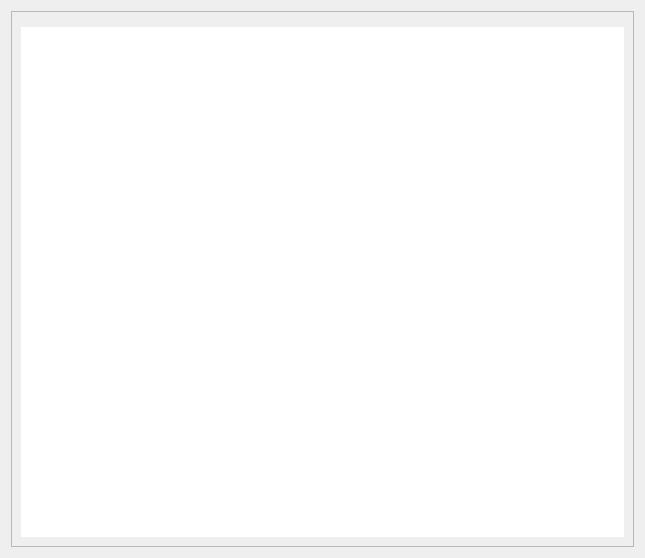
<ui version="4.0" >
 <class>TickerDisplay</class>
 <widget class="QFrame" name="TickerDisplay" >
  <property name="geometry" >
   <rect>
    <x>0</x>
    <y>0</y>
    <width>645</width>
    <height>558</height>
   </rect>
  </property>
  <property name="windowTitle" >
   <string>Ticker Display</string>
  </property>
  <layout class="QVBoxLayout" name="verticalLayout_2" >
   <item>
    <widget class="QFrame" name="frame" >
     <property name="sizePolicy" >
      <sizepolicy vsizetype="Preferred" hsizetype="Preferred" >
       <horstretch>0</horstretch>
       <verstretch>1</verstretch>
      </sizepolicy>
     </property>
     <property name="frameShape" >
      <enum>QFrame::StyledPanel</enum>
     </property>
     <property name="frameShadow" >
      <enum>QFrame::Raised</enum>
     </property>
     <layout class="QVBoxLayout" name="verticalLayout" >
      <item>
       <widget class="FilterBar" native="1" name="filterBar" >
        <property name="sizePolicy" >
         <sizepolicy vsizetype="Minimum" hsizetype="Preferred" >
          <horstretch>0</horstretch>
          <verstretch>0</verstretch>
         </sizepolicy>
        </property>
       </widget>
      </item>
      <item>
       <widget class="QTreeView" name="tickersView" >
        <property name="sizePolicy" >
         <sizepolicy vsizetype="Preferred" hsizetype="Expanding" >
          <horstretch>0</horstretch>
          <verstretch>3</verstretch>
         </sizepolicy>
        </property>
        <property name="frameShape" >
         <enum>QFrame::NoFrame</enum>
        </property>
        <property name="editTriggers" >
         <set>QAbstractItemView::NoEditTriggers</set>
        </property>
        <property name="showDropIndicator" stdset="0" >
         <bool>false</bool>
        </property>
        <property name="alternatingRowColors" >
         <bool>true</bool>
        </property>
        <property name="selectionBehavior" >
         <enum>QAbstractItemView::SelectItems</enum>
        </property>
        <property name="rootIsDecorated" >
         <bool>false</bool>
        </property>
        <property name="itemsExpandable" >
         <bool>true</bool>
        </property>
       </widget>
      </item>
     </layout>
    </widget>
   </item>
  </layout>
  <action name="actionChart" >
   <property name="icon" >
    <iconset>
     <normaloff>:/images/icons/kchart.png</normaloff>:/images/icons/kchart.png</iconset>
   </property>
   <property name="text" >
    <string>Chart...</string>
   </property>
  </action>
  <action name="actionOrder" >
   <property name="icon" >
    <iconset>
     <normaloff>:/images/icons/klipper_dock.png</normaloff>:/images/icons/klipper_dock.png</iconset>
   </property>
   <property name="text" >
    <string>Order...</string>
   </property>
  </action>
 </widget>
 <customwidgets>
  <customwidget>
   <class>FilterBar</class>
   <extends>QWidget</extends>
   <header location="global" >profit.lib.widgets.filterbar.h</header>
  </customwidget>
 </customwidgets>
 <resources/>
 <connections/>
</ui>
